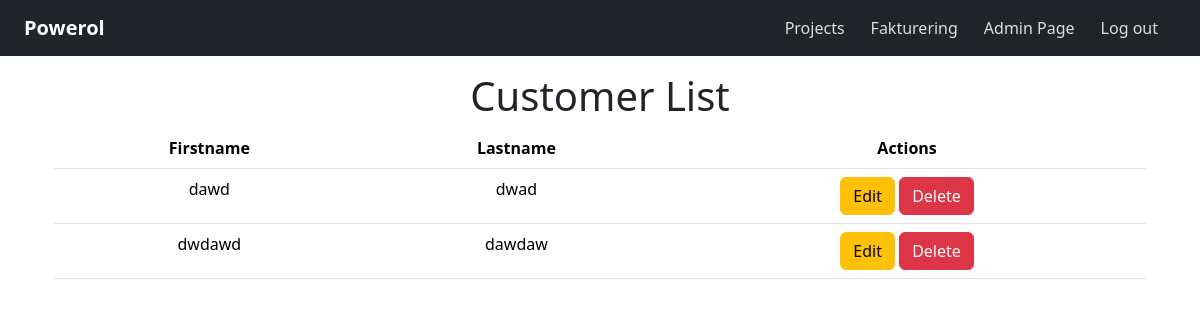
/customer.php (signed in), run on an earlier commit of the app's database.
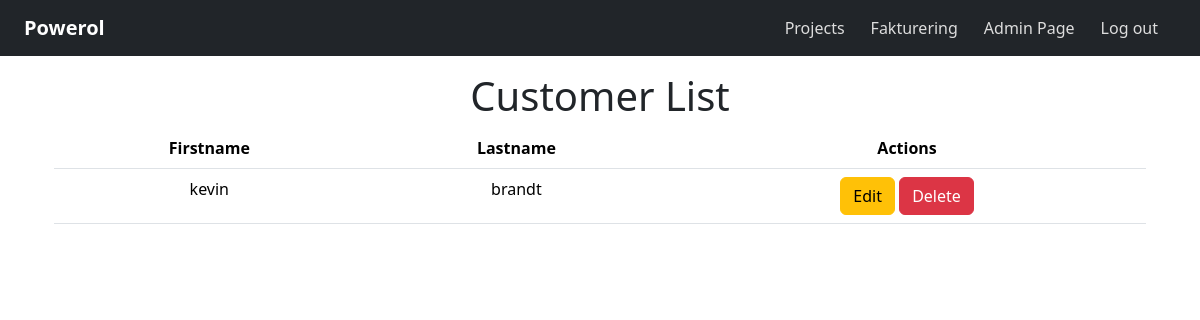
And on a later commit of the database.
### tables this page shows
CREATE TABLE `table_customer` (
  `id_cust` int(11) NOT NULL,
  `cust_fname` varchar(255) NOT NULL,
  `cust_lname` varchar(255) NOT NULL,
  `cust_tel` varchar(255) NOT NULL,
  `cust_epost` varchar(255) NOT NULL,
  `cust_adress` varchar(255) NOT NULL,
  `cust_postnummer` varchar(255) NOT NULL,
  `cust_ort` varchar(255) NOT NULL
);

### includes/class.user.php (called while the page is built, shortened)
<?php
class User {
    private $pdo;
    function __construct($pdo) {
        $this->pdo = $pdo;
    }
    public function checkUserRole($val){
        $stmt_checkUserRoleLevel = $this->pdo->prepare('SELECT * FROM table_roles WHERE r_id = :rid');
        $stmt_checkUserRoleLevel->bindParam(":rid", $_SESSION['user_role'], PDO::PARAM_INT);
        $stmt_checkUserRoleLevel->execute();
        $result = $stmt_checkUserRoleLevel->fetch();
        if($result['r_level'] >= $val){
            return true;
        }
        else{
            return false;
        }
    }
    public function getAllCustomers() {
        $stmt = $this->pdo->prepare("SELECT id_cust, cust_fname, cust_lname FROM table_customer");
        $stmt->execute();
        return $stmt->fetchAll(PDO::FETCH_ASSOC);
    }
}

### customer.php (the view, shortened to what this page needs)
<?php
include_once 'includes/header.php';
include_once 'includes/functions.php';
include_once 'includes/class.user.php';
$customers = $user->getAllCustomers();
?>
<!DOCTYPE html>
<html lang="en">
<head>
    <link href="https://cdn.jsdelivr.net/npm/bootstrap@5.3.3/dist/css/bootstrap.min.css" rel="stylesheet">
</head>
<body>
<div class="container mt-3 text-center">
    <h1>Customer List</h1>
    <div class="container">
        <table class="table">
            <thead>
                <tr>
                    <th>Firstname</th>
                    <th>Lastname</th>
                    <th>Actions</th>
                </tr>
            </thead>
            <tbody>
                <?php foreach ($customers as $customer): ?>
                    <tr>
                        <td><?php echo htmlspecialchars($customer['cust_fname']); ?></td>
                        <td><?php echo htmlspecialchars($customer['cust_lname']); ?></td>
                        <td>
                            <a href="edit_cust.php?uid=<?php echo $customer['id_cust']; ?>" class="btn btn-warning">Edit</a>
                            <a href="confirm-delete-kund.php?uid=<?php echo $customer['id_cust']; ?>" class="btn btn-danger">Delete</a>
                        </td>
                    </tr>
                <?php endforeach; ?>
            </tbody>
        </table>
    </div>
</div>
</body>
</html>

### includes/header.php (shortened to what this page needs)
 <?php
require_once 'includes/class.user.php';
require_once 'includes/config.php';
$user = new User($pdo);
$menuLinks = array(
  array(
    "title" => "Projects",
    "url" => "project.php"
  )
);
$faktMenuLinks = array(
    array(
        "title" => "Fakturering",
        "url" => "fakturering.php"
      )
);
$adminMenuLinks = array(
      array(
        "title" => "Admin Page",
        "url" => "admin.php"
      )
);
?>
<!DOCTYPE html>
<html>
<head>
<link href="https://cdn.jsdelivr.net/npm/bootstrap@5.3.3/dist/css/bootstrap.min.css" rel="stylesheet">
<link rel="stylesheet" href="assets/css/style.css">
</head>
<body>
<header class="container-fluid bg-dark">
    <nav class="navbar navbar-expand-lg navbar-dark bg-dark">
        <div class="container-fluid">
            <a class="navbar-brand" href="active_projects.php">Powerol</a>
            <div class="collapse navbar-collapse justify-content-end" id="navbarNav">
                <ul class="navbar-nav">
                    <?php
                    if(isset($_SESSION['user_id'])){
                        foreach($menuLinks as $menuItem){
                            $activeClass = ($_SERVER['PHP_SELF'] === '/' . $menuItem['url']) ? 'active' : '';
                            echo "<li class='nav-item'>
                                <a class='nav-link $activeClass' href='{$menuItem['url']}'>{$menuItem['title']}</a>
                            </li>";
                        }
                    }
                    if(isset($_SESSION['user_id'])){
                        if($user->checkUserRole(50)){
                            foreach($faktMenuLinks as $menuItem){
                                echo "<li class='nav-item'>
                                    <a class='nav-link' href='{$menuItem['url']}'>{$menuItem['title']}</a>
                                </li>";
                            }
                        }
                    }
                    if(isset($_SESSION['user_id'])){
                        if($user->checkUserRole(300)){
                            foreach($adminMenuLinks as $menuItem){
                                echo "<li class='nav-item'>
                                    <a class='nav-link' href='{$menuItem['url']}'>{$menuItem['title']}</a>
                                </li>";
                            }
                        }
                        echo "<li class='nav-item'>
                            <a class='nav-link' href='?logout=1'>Log out</a>
                        </li>";
                    }
                    ?>
                </ul>
            </div>
        </div>
    </nav>
</header>
</body>
</html>

### assets/css/style.css (style rules this page uses)
.navbar-brand { font-weight: bold; font-size: 1.5rem; color: #fff !important; }
.navbar-nav .nav-item .nav-link { margin-right: 10px; color: #ddd; font-size: 1rem; transition: color 0.3s, background-color 0.3s; }
.navbar { padding: 0.8rem 1rem; }

What changed in the data, as far as the page shows it:
removed table_customer: cust_fname "dawd", cust_lname "dwad"
removed table_customer: cust_fname "dwdawd", cust_lname "dawdaw"
added table_customer: cust_fname "kevin", cust_lname "brandt"
